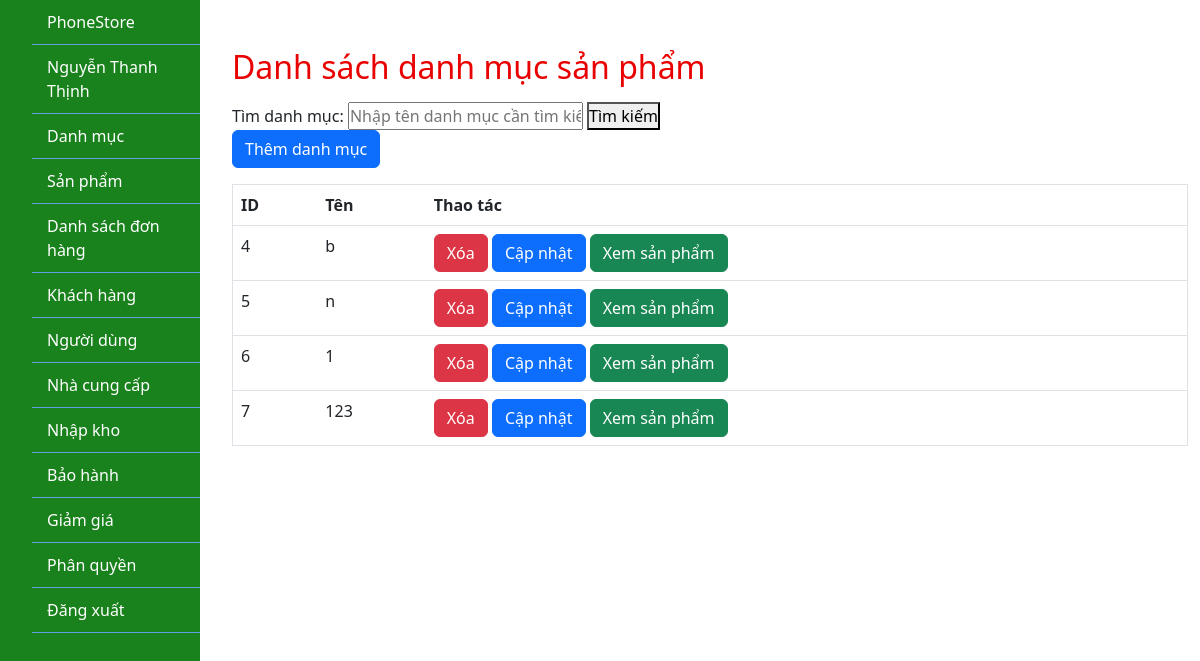
The page /admin/index.php?ctrl=categoryController (signed in) on the database as committed earlier.
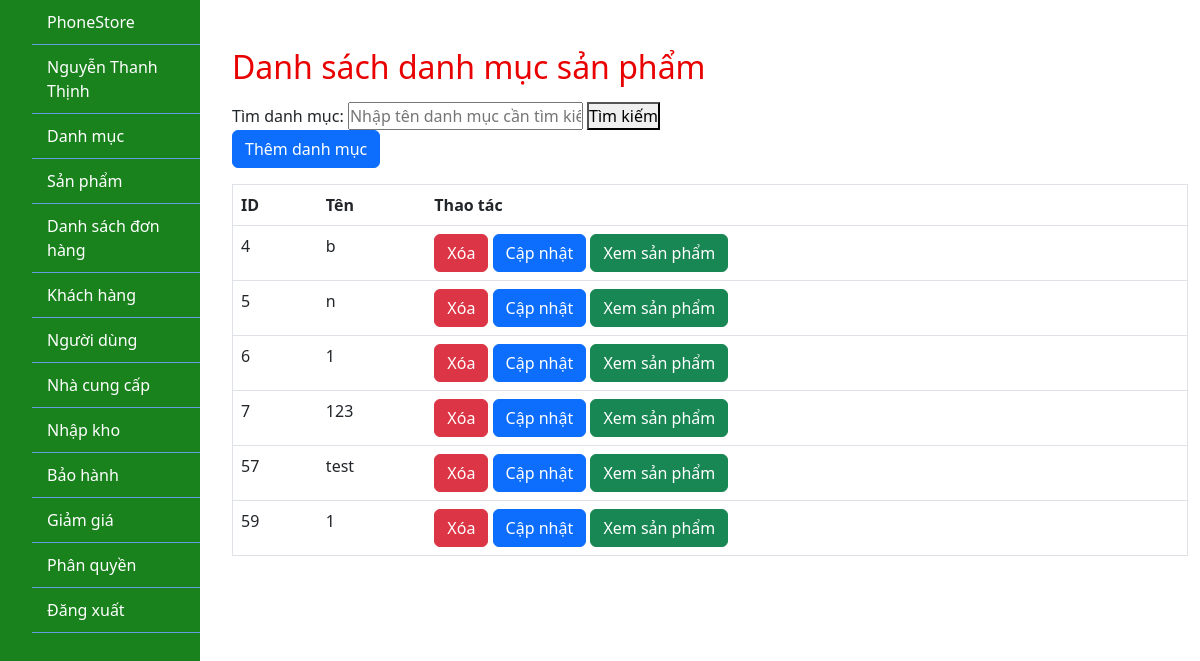
The same page on the database as committed later.
### tables this page shows
CREATE TABLE `danh_muc_san_pham` (
  `id` int(11) NOT NULL,
  `ten` varchar(255) DEFAULT NULL
);

### lib/database.php (called while the page is built, shortened)
<?php
class Database
{
    private $host = "localhost";
    private $username = "root";
    private $password = "";
    private $database = "phonestore";
    private $conn;
    public function __construct()
    {
        $this->conn = $this->connectDB();
    }
    private function connectDB()
    {
        $conn = mysqli_connect($this->host, $this->username, $this->password, $this->database);
        return $conn;
    }
    public function select($query)
    {
        $result = mysqli_query($this->conn, $query);
        if ($result) {
            $data = mysqli_fetch_all($result, MYSQLI_ASSOC);
            return $data;
        } else {
            die(mysqli_error($this->conn));
        }
    }
}

### admin/model/categoryModel.php (called while the page is built, shortened)
<?php
class CategoryModel
{
    private $db;
    public function __construct()
    {
        $this->db = new Database();
    }
    public function getAllCategories()
    {
        $query = "SELECT * FROM danh_muc_san_pham";
        return $this->db->select($query);
    }
}

### admin/view/categoryView.php (the view, shortened to what this page needs)
<!DOCTYPE html>
<html lang="vi">
<head>
</head>
<body>
    <div class="container">
        <h2 class="mt-5 mb-3">Danh sách danh mục sản phẩm</h2>
        <form action="index.php" method="GET" class="search-form-category">
            <label for="search">Tìm danh mục:</label>
            <input type="text" id="search" name="search" placeholder="Nhập tên danh mục cần tìm kiếm">
            <button type="submit">Tìm kiếm</button>
        </form>
        <a href="index.php?ctrl=categoryController&action=viewAddCategory" class="btn btn-primary mb-3 addCategoryLink">Thêm danh mục</a>
        <table class="table">
            <thead>
                <tr>
                    <th scope="col">ID</th>
                    <th scope="col">Tên</th>
                    <th scope="col">Thao tác</th>
                </tr>
            </thead>
            <tbody>
                <?php foreach ($categories as $category) : ?>
                    <tr>
                        <td><?php echo $category['id']; ?></td>
                        <td><?php echo $category['ten']; ?></td>
                        <td>
                            <a class="deleteCategoryLink btn btn-danger" href="index.php?ctrl=categoryController&action=deleteCategory&id=<?php echo $category['id']; ?>">Xóa</a>
                            <a class="updateCategoryLink btn btn-primary" href="index.php?ctrl=categoryController&action=updateCategoryView&id=<?php echo $category['id']; ?>">Cập nhật</a>
                            <a class="productsByCategoryViewLink btn btn-success" href="index.php?ctrl=categoryController&action=viewProduct&id=<?php echo $category['id']; ?>">Xem sản phẩm</a>
                        </td>
                    </tr>
                <?php endforeach; ?>
            </tbody>
        </table>
    </div>
</body>
</html>

Rows that differ between the two databases and show on the page:
added danh_muc_san_pham: id "57", ten "test"
added danh_muc_san_pham: id "59", ten "1"
